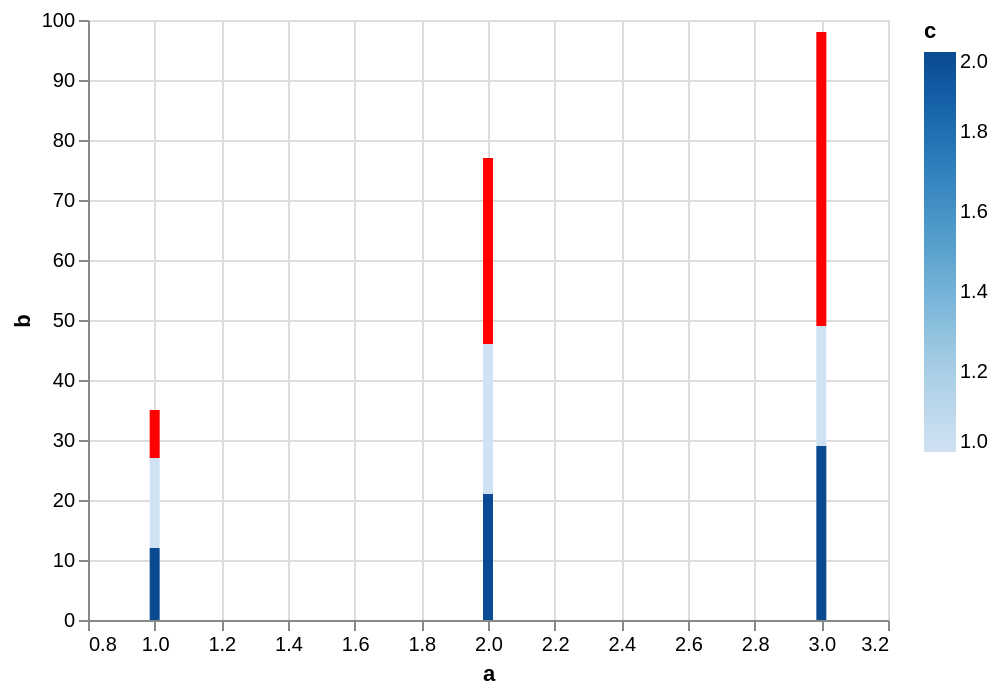

Vega-Lite specification stored for this chart:
### Vega specification from a JSON file in a GitHub repository (floating-point values rounded to 4 significant figures)
{"$schema": "https://vega.github.io/schema/vega/v5.json", "description": "Testing invalid", "background": "white", "padding": 5, "width": 400, "height": 300, "style": "cell", "data": [{"name": "source_0", "values": [{"a": 1, "b": 15, "c": 1}, {"a": 2, "b": 25, "c": 1}, {"a": 3, "b": 20, "c": 1}, {"a": 1, "b": 12, "c": 2}, {"a": 2, "b": 21, "c": 2}, {"a": 3, "b": 29, "c": 2}, {"a": 1, "b": 8, "c": null}, {"a": 2, "b": 31, "c": null}, {"a": 3, "b": 49, "c": null}]}, {"name": "data_0", "source": "source_0", "transform": [{"type": "stack", "groupby": ["a"], "field": "b", "sort": {"field": ["c"], "order": ["descending"]}, "as": ["b_start", "b_end"], "offset": "zero"}]}], "marks": [{"name": "marks", "type": "rect", "style": ["bar"], "from": {"data": "data_0"}, "encode": {"update": {"fill": [{"test": "!isValid(datum[\"c\"]) || !isFinite(+datum[\"c\"])", "value": "red"}, {"scale": "color", "field": "c"}], "tooltip": {"signal": "{\"a\": format(datum[\"a\"], \"\"), \"b\": format(datum[\"b\"], \"\"), \"c\": format(datum[\"c\"], \"\")}"}, "ariaRoleDescription": {"value": "bar"}, "description": {"signal": "\"a: \" + (format(datum[\"a\"], \"\")) + \"; b: \" + (format(datum[\"b\"], \"\")) + \"; c: \" + (format(datum[\"c\"], \"\"))"}, "xc": [{"test": "!isValid(datum[\"a\"]) || !isFinite(+datum[\"a\"])", "signal": "scale('x', inrange(0, domain('x')) ? 0 : domain('x')[0])"}, {"scale": "x", "field": "a"}], "width": {"value": 5}, "y": {"scale": "y", "field": "b_end"}, "y2": {"scale": "y", "field": "b_start"}}}}], "scales": [{"name": "x", "type": "linear", "domain": {"data": "data_0", "field": "a"}, "range": [0, {"signal": "width"}], "nice": true, "zero": false, "padding": 5}, {"name": "y", "type": "linear", "domain": {"data": "data_0", "fields": ["b_start", "b_end"]}, "range": [{"signal": "height"}, 0], "nice": true, "zero": true}, {"name": "color", "type": "linear", "domain": {"data": "data_0", "field": "c"}, "range": "ramp", "interpolate": "hcl", "zero": false}], "axes": [{"scale": "x", "orient": "bottom", "gridScale": "y", "grid": true, "tickCount": {"signal": "ceil(width/40)"}, "domain": false, "labels": false, "aria": false, "maxExtent": 0, "minExtent": 0, "ticks": false, "zindex": 0}, {"scale": "y", "orient": "left", "gridScale": "x", "grid": true, "tickCount": {"signal": "ceil(height/40)"}, "domain": false, "labels": false, "aria": false, "maxExtent": 0, "minExtent": 0, "ticks": false, "zindex": 0}, {"scale": "x", "orient": "bottom", "grid": false, "title": "a", "labelFlush": true, "labelOverlap": true, "tickCount": {"signal": "ceil(width/40)"}, "zindex": 0}, {"scale": "y", "orient": "left", "grid": false, "title": "b", "labelOverlap": true, "tickCount": {"signal": "ceil(height/40)"}, "zindex": 0}], "legends": [{"fill": "color", "gradientLength": {"signal": "clamp(height, 64, 200)"}, "title": "c"}], "config": {"mark": {"tooltip": true}}}
